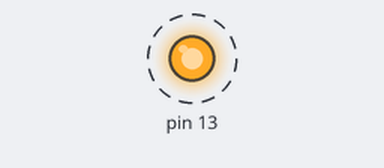
Simulated run of this sketch. Board: Arduino Uno, built with avr-gcc and run on an emulated ATmega328P. Shown: output pins drawn as LEDs (lit = HIGH). Dashed ring = blinking. No radio packets arrive unless stated.

Above: at 0.03 s.
Timing chart, 0 to 3.0 s (numbered marks = the images above):
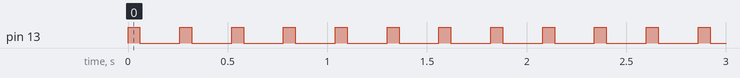

The sketch:

arduinoTransmitterTest.ino
```cpp
#include <VirtualWire.h>

const char* TRANSMIT_MESSAGE = "Opi";
const int TX_TRANSMITTER_PIN = 12;
const int TX_BIT_PER_SEC = 4000;
const int TRANSMIT_DELAY = 200;

void setup()
{
  init_vw();

  pinMode(13,OUTPUT);
}

void loop()
{
  send(TRANSMIT_MESSAGE);
  delay(TRANSMIT_DELAY);
}

void send(const char* message)
{
  vw_send((uint8_t*) message, strlen(message));
  digitalWrite(13,HIGH);
  vw_wait_tx();
  digitalWrite(13,LOW);
}

void init_vw()
{
  vw_set_tx_pin(TX_TRANSMITTER_PIN);
  vw_set_ptt_inverted(true);

  vw_setup(TX_BIT_PER_SEC);
}
```

Measured:
- by itself, pin 13: alternates HIGH for 0.06 s and LOW for 0.20 s
